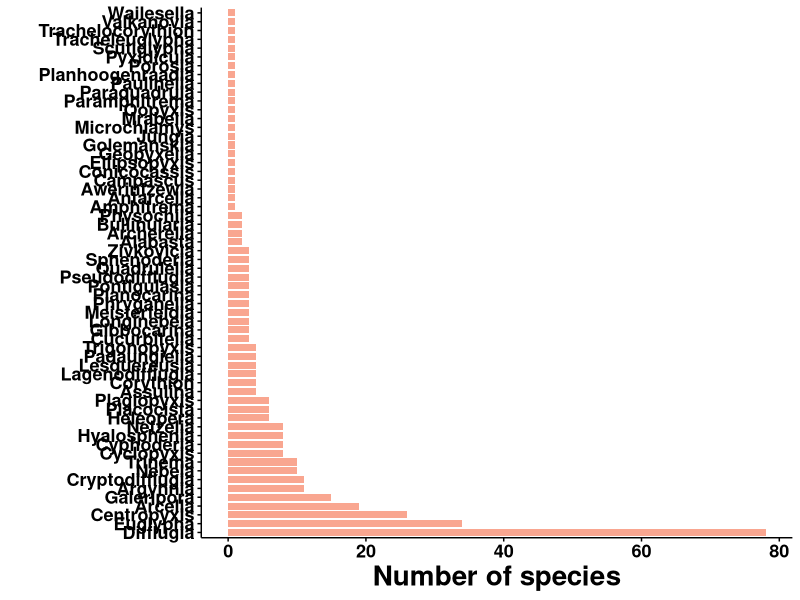
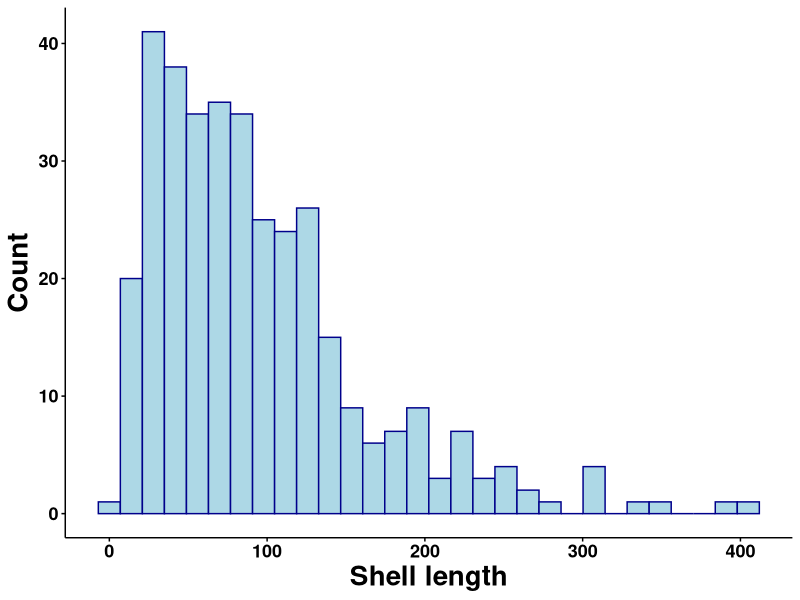
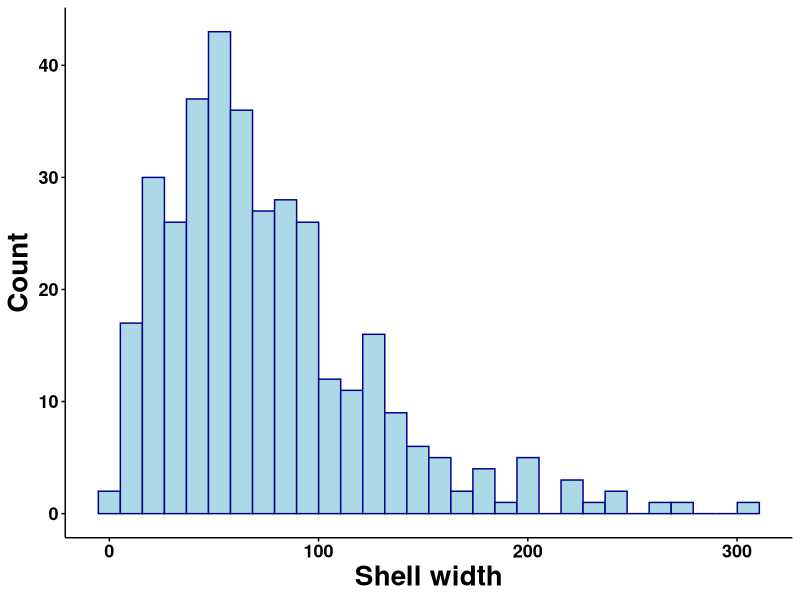
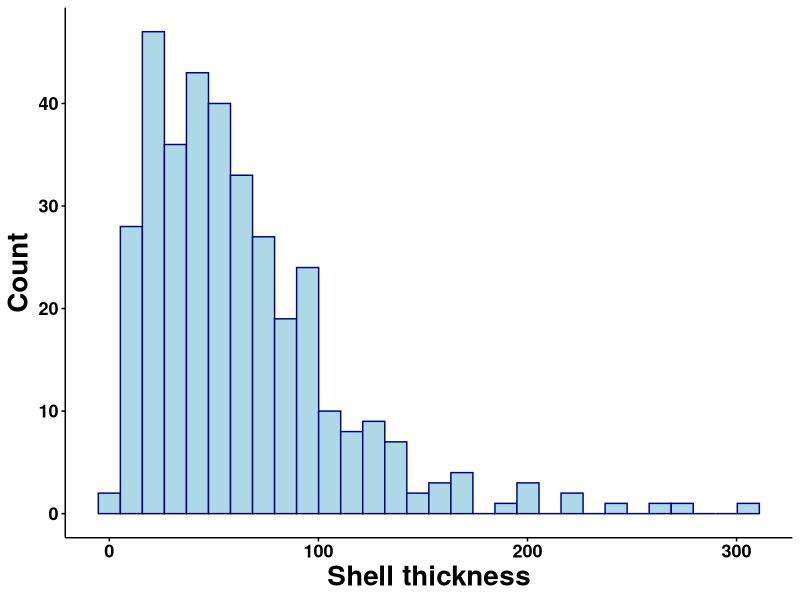
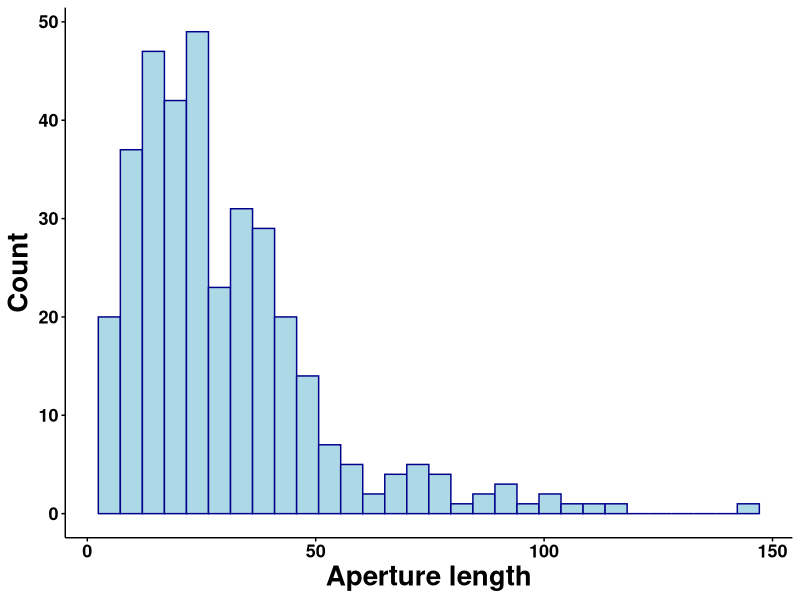
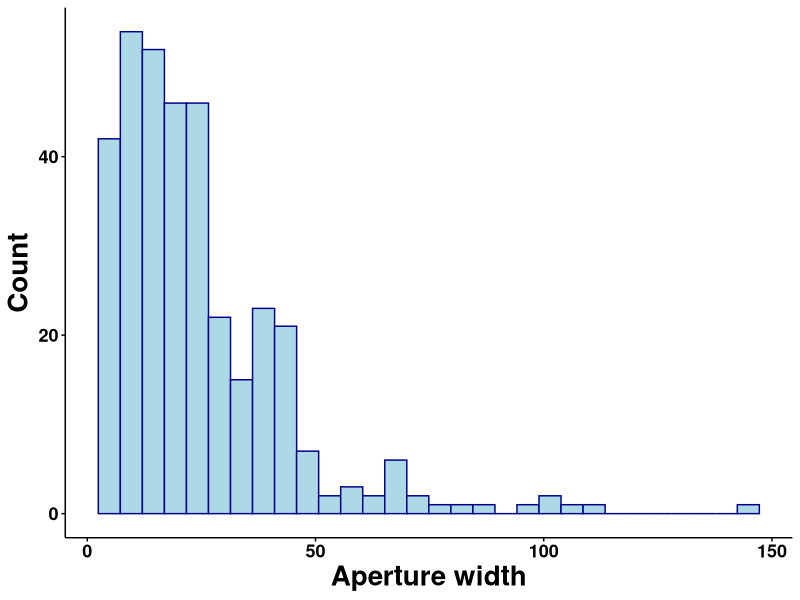
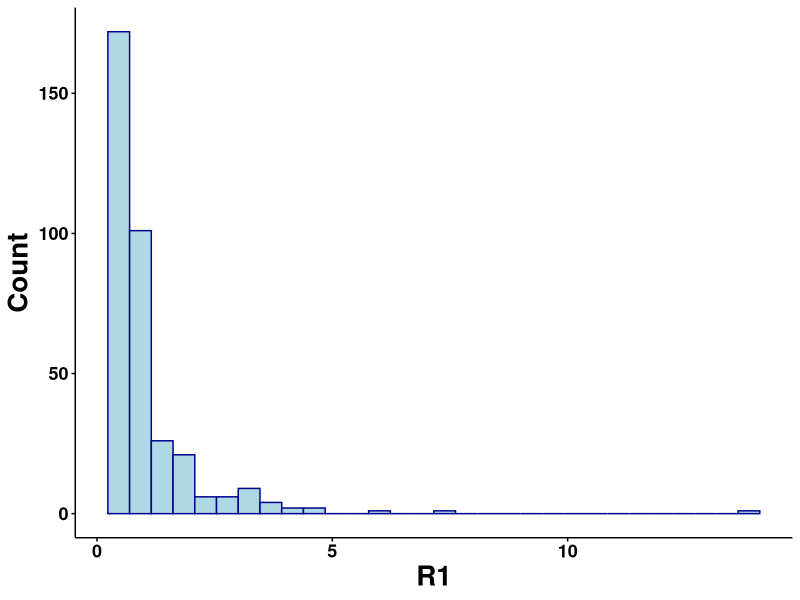
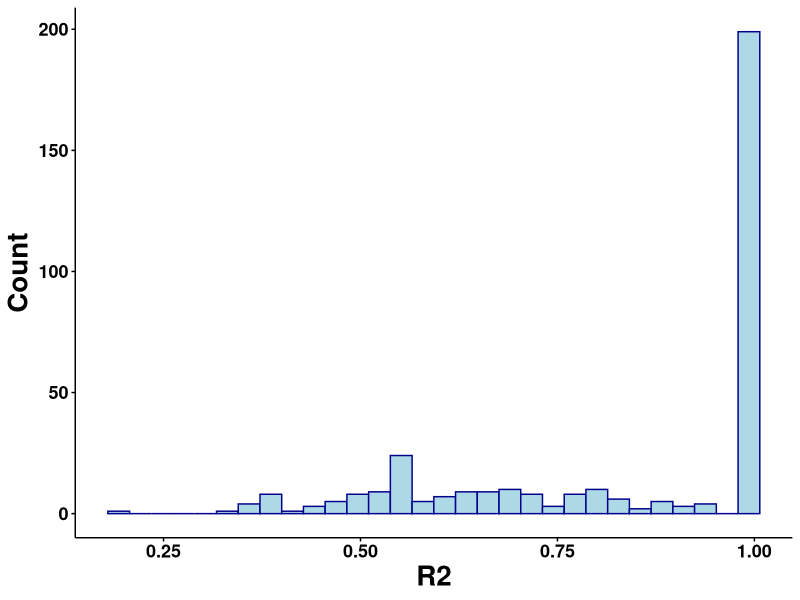

These figures' R source, in order:
library(readxl)
library(tidyverse)
library(ggplot2)


#--------------# Loading trait data
td <- read_xlsx("species-level_trait.xlsx", sheet = "Traits")


# Drawing format
th <- theme(plot.title=element_text(size=20, color="black", family  = "sans", face= "bold",vjust=0.5,hjust=0.5),
            axis.line=element_line(size=.5, colour="black"),
            axis.ticks=element_line(color="black"),
            axis.text= element_text(size = 13, color="black", family  = "sans", face= "bold", vjust=0.5, hjust=0.5),
            axis.title = element_text(size=20, color="black", family  = "sans",face= "bold", vjust=0.5, hjust=0.5),
            legend.position="none",
            legend.background=element_blank(),
            legend.key=element_blank(),
            legend.text = element_text(colour = 'black', size = 20,  family  = "sans",face = 'bold'),
            legend.title=element_blank(),
            panel.background=element_blank(),
            panel.grid.major=element_blank(),
            panel.grid.minor=element_blank()  ) 


# Figure 9. Number of species in each genus for trait data table
spe.sm <- td |> group_by(Genus) |> summarise(n = n())

spe.sm %>%
  ggplot(aes(x = reorder(Genus, -n), y = n)) +
  geom_bar(stat="identity", fill="#f68060", alpha=0.7, width=0.8) +
  coord_flip() +
  labs(x = "", y= "Number of species") +
  th



# Abbreviation of trait name
names(td)[3:20] <- c("Shell_length","Shell_width","Shell_thickness","R1","R2","Shell_shape",
                     "Aperture_length","Aperture_width","R3","R4","Aperture_position","Aperture_invagination",
                     "Aperture_rim","Collar","Shell_cover","Partition","Spine","Feeding_type"
                     )

td$Shell_shape <- factor(td$Shell_shape, levels = c("sphere", "hemisphere", "cylinder", "patelliform", "rectangular cuboid", "ovoid", "pyriform", "spiral"))
td$Aperture_position <- factor(td$Aperture_position, levels = c("straight terminal", "sub terminal", "central ventral", "shifted ventral", "amphistomic"))
td$Aperture_invagination <- factor(td$Aperture_invagination, levels = c("absent", "slightly", "strongly"))
td$Aperture_rim <- factor(td$Aperture_rim, levels = c("straight", "curved", "lobbed", "denticular"))
td$Shell_cover <- factor(td$Shell_cover, levels = c("organic", "xenosomes", "idiosomes", "cleptostomes"))
td$Feeding_type <- factor(td$Feeding_type, levels = c("mixotrophy", "bacterivory", "predatory"))



# Figure 10. Histogram of distribution for the numerical traits
ggplot(data = td, aes(x = Shell_length)) +
  geom_histogram(color="darkblue", fill="lightblue")+ 
  labs(x = "Shell length", y= "Count") +
  th


ggplot(data = td, aes(x = Shell_width)) +
  geom_histogram(color="darkblue", fill="lightblue")+ 
  labs(x = "Shell width", y= "Count") +
  th


ggplot(data = td, aes(x = Shell_thickness)) +
  geom_histogram(color="darkblue", fill="lightblue")+ 
  labs(x = "Shell thickness", y= "Count") +
  th


ggplot(data = td, aes(x = Aperture_length)) +
  geom_histogram(color="darkblue", fill="lightblue")+ 
  labs(x = "Aperture length", y= "Count") +
  th


ggplot(data = td, aes(x = Aperture_width)) +
  geom_histogram(color="darkblue", fill="lightblue")+ 
  labs(x = "Aperture width", y= "Count") +
  th


ggplot(data = td, aes(x = R1)) +
  geom_histogram(color="darkblue", fill="lightblue")+ 
  labs(x = "R1", y= "Count") +
  th


ggplot(data = td, aes(x = R2)) +
  geom_histogram(color="darkblue", fill="lightblue")+ 
  labs(x = "R2", y= "Count") +
  th


ggplot(data = td, aes(x = R3)) +
  geom_histogram(color="darkblue", fill="lightblue")+ 
  labs(x = "R3", y= "Count") +
  th


ggplot(data = td, aes(x = R4)) +
  geom_histogram(color="darkblue", fill="lightblue")+ 
  labs(x = "R4", y= "Count") +
  th



# Figure 11. Barplot of distribution for the categorical and binary traits
ggplot(data = td, aes(x = Shell_shape)) +
  geom_bar(fill="#E69F00", alpha=0.7, width=0.4) +
  ylim(0, 150) +
  coord_flip() +
  stat_count(geom = "text", aes(label = stat(count)),colour="black", fontface = "bold", size = 7, hjust = -.01) +
  labs(x = "", y= "Frequency") +
  th


ggplot(data = td, aes(x = Aperture_position)) +
  geom_bar(fill="#E69F00", alpha=0.7, width=0.2) +
  ylim(0, 250) +
  coord_flip() +
  stat_count(geom = "text", aes(label = stat(count)),colour="black", fontface = "bold", size = 7, hjust = -.01) +
  labs(x = "", y= "Frequency") +
  th


ggplot(data = td, aes(x = Aperture_invagination)) +
  geom_bar(fill="#E69F00", alpha=0.7, width=0.13) +
  ylim(0, 300) +
  coord_flip() +
  stat_count(geom = "text", aes(label = stat(count)),colour="black", fontface = "bold", size = 7, hjust = -.01) +
  labs(x = "", y= "Frequency") +
  th



ggplot(data = td, aes(x = Aperture_rim)) +
  geom_bar(fill="#E69F00", alpha=0.7, width=0.15) +
  ylim(0, 150) +
  coord_flip() +
  stat_count(geom = "text", aes(label = stat(count)),colour="black", fontface = "bold", size = 7, hjust = -.01) +
  labs(x = "", y= "Frequency") +
  th



ggplot(data = td, aes(x = Collar)) +
  geom_bar(fill="#E69F00", alpha=0.7, width=0.1) +
  ylim(0, 310) +
  coord_flip() +
  stat_count(geom = "text", aes(label = stat(count)),colour="black", fontface = "bold", size = 7, hjust = -.01) +
  labs(x = "", y= "Frequency") +
  th



ggplot(data = td, aes(x = Shell_cover)) +
  geom_bar(fill="#E69F00", alpha=0.7, width=0.15) +
  ylim(0, 200) +
  coord_flip() +
  stat_count(geom = "text", aes(label = stat(count)),colour="black", fontface = "bold", size = 7, hjust = -.01) +
  labs(x = "", y= "Frequency") +
  th



ggplot(data = td, aes(x = Partition)) +
  geom_bar(fill="#E69F00", alpha=0.7, width=0.1) +
  ylim(0, 350) +
  coord_flip() +
  stat_count(geom = "text", aes(label = stat(count)),colour="black", fontface = "bold", size = 7, hjust = -.01) +
  labs(x = "", y= "Frequency") +
  th



ggplot(data = td, aes(x = Spine)) +
  geom_bar(fill="#E69F00", alpha=0.7, width=0.1) +
  ylim(0, 310) +
  coord_flip() +
  stat_count(geom = "text", aes(label = stat(count)),colour="black", fontface = "bold", size = 7, hjust = -.01) +
  labs(x = "", y= "Frequency") +
  th


ggplot(data = td, aes(x = Feeding_type)) +
  geom_bar(fill="#E69F00", alpha=0.7, width=0.13) +
  ylim(0, 302) +
  coord_flip() +
  stat_count(geom = "text", aes(label = stat(count)),colour="black", fontface = "bold", size = 7, hjust = -.01) +
  labs(x = "", y= "Frequency") +
  th




